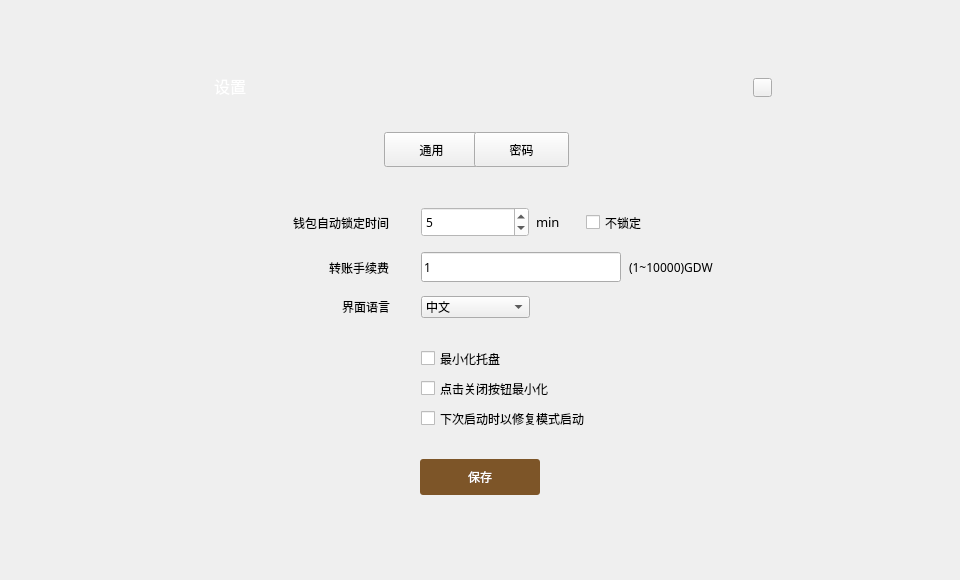
<?xml version="1.0" encoding="UTF-8"?>
<ui version="4.0">
 <class>SetDialog</class>
 <widget class="QDialog" name="SetDialog">
  <property name="geometry">
   <rect>
    <x>0</x>
    <y>0</y>
    <width>960</width>
    <height>580</height>
   </rect>
  </property>
  <property name="font">
   <font>
    <family>微软雅黑</family>
   </font>
  </property>
  <property name="windowTitle">
   <string>Dialog</string>
  </property>
  <property name="styleSheet">
   <string notr="true"/>
  </property>
  <widget class="QWidget" name="widget" native="true">
   <property name="geometry">
    <rect>
     <x>0</x>
     <y>0</y>
     <width>960</width>
     <height>580</height>
    </rect>
   </property>
   <widget class="QWidget" name="containerWidget" native="true">
    <property name="geometry">
     <rect>
      <x>166</x>
      <y>58</y>
      <width>628</width>
      <height>468</height>
     </rect>
    </property>
    <widget class="QLabel" name="label">
     <property name="geometry">
      <rect>
       <x>34</x>
       <y>17</y>
       <width>60</width>
       <height>21</height>
      </rect>
     </property>
     <property name="font">
      <font>
       <family>微软雅黑</family>
       <pointsize>12</pointsize>
       <weight>50</weight>
       <bold>false</bold>
      </font>
     </property>
     <property name="styleSheet">
      <string notr="true">color: rgb(255, 255, 255);</string>
     </property>
     <property name="text">
      <string>设置</string>
     </property>
     <property name="alignment">
      <set>Qt::AlignCenter</set>
     </property>
    </widget>
    <widget class="QToolButton" name="generalBtn">
     <property name="geometry">
      <rect>
       <x>218</x>
       <y>74</y>
       <width>95</width>
       <height>35</height>
      </rect>
     </property>
     <property name="font">
      <font>
       <family>微软雅黑</family>
       <weight>50</weight>
       <bold>false</bold>
      </font>
     </property>
     <property name="cursor">
      <cursorShape>PointingHandCursor</cursorShape>
     </property>
     <property name="styleSheet">
      <string notr="true"/>
     </property>
     <property name="text">
      <string>通用</string>
     </property>
    </widget>
    <widget class="QStackedWidget" name="stackedWidget">
     <property name="geometry">
      <rect>
       <x>0</x>
       <y>130</y>
       <width>628</width>
       <height>338</height>
      </rect>
     </property>
     <property name="currentIndex">
      <number>0</number>
     </property>
     <widget class="QWidget" name="page">
      <widget class="QToolButton" name="saveBtn">
       <property name="geometry">
        <rect>
         <x>254</x>
         <y>271</y>
         <width>120</width>
         <height>36</height>
        </rect>
       </property>
       <property name="font">
        <font>
         <family>微软雅黑</family>
        </font>
       </property>
       <property name="cursor">
        <cursorShape>PointingHandCursor</cursorShape>
       </property>
       <property name="focusPolicy">
        <enum>Qt::NoFocus</enum>
       </property>
       <property name="styleSheet">
        <string notr="true">QToolButton{background-color:rgb(125,85,40);color:#ffffff;border:none;border-radius:3px;}
QToolButton:hover{background-color:rgb(185,150,85);}
</string>
       </property>
       <property name="text">
        <string>保存</string>
       </property>
      </widget>
      <widget class="QLabel" name="label_2">
       <property name="geometry">
        <rect>
         <x>92</x>
         <y>19</y>
         <width>131</width>
         <height>31</height>
        </rect>
       </property>
       <property name="font">
        <font>
         <family>微软雅黑</family>
         <pointsize>9</pointsize>
        </font>
       </property>
       <property name="text">
        <string>钱包自动锁定时间</string>
       </property>
       <property name="alignment">
        <set>Qt::AlignRight|Qt::AlignTrailing|Qt::AlignVCenter</set>
       </property>
      </widget>
      <widget class="QComboBox" name="languageComboBox">
       <property name="geometry">
        <rect>
         <x>255</x>
         <y>108</y>
         <width>109</width>
         <height>22</height>
        </rect>
       </property>
       <property name="font">
        <font>
         <family>微软雅黑</family>
        </font>
       </property>
       <property name="focusPolicy">
        <enum>Qt::NoFocus</enum>
       </property>
       <property name="styleSheet">
        <string notr="true"/>
       </property>
       <item>
        <property name="text">
         <string>中文</string>
        </property>
       </item>
       <item>
        <property name="text">
         <string>English</string>
        </property>
       </item>
      </widget>
      <widget class="QCheckBox" name="nolockCheckBox">
       <property name="geometry">
        <rect>
         <x>420</x>
         <y>24</y>
         <width>101</width>
         <height>21</height>
        </rect>
       </property>
       <property name="font">
        <font>
         <family>微软雅黑</family>
         <pointsize>9</pointsize>
        </font>
       </property>
       <property name="cursor">
        <cursorShape>PointingHandCursor</cursorShape>
       </property>
       <property name="focusPolicy">
        <enum>Qt::NoFocus</enum>
       </property>
       <property name="text">
        <string>不锁定</string>
       </property>
      </widget>
      <widget class="QSpinBox" name="lockTimeSpinBox">
       <property name="geometry">
        <rect>
         <x>255</x>
         <y>19</y>
         <width>108</width>
         <height>30</height>
        </rect>
       </property>
       <property name="font">
        <font>
         <family>微软雅黑</family>
        </font>
       </property>
       <property name="focusPolicy">
        <enum>Qt::StrongFocus</enum>
       </property>
       <property name="styleSheet">
        <string notr="true">background-color: rgb(255, 255, 255);</string>
       </property>
       <property name="readOnly">
        <bool>false</bool>
       </property>
       <property name="minimum">
        <number>0</number>
       </property>
       <property name="maximum">
        <number>60</number>
       </property>
       <property name="value">
        <number>5</number>
       </property>
      </widget>
      <widget class="QLabel" name="label_6">
       <property name="geometry">
        <rect>
         <x>123</x>
         <y>109</y>
         <width>101</width>
         <height>20</height>
        </rect>
       </property>
       <property name="font">
        <font>
         <family>微软雅黑</family>
         <pointsize>9</pointsize>
        </font>
       </property>
       <property name="text">
        <string>界面语言</string>
       </property>
       <property name="alignment">
        <set>Qt::AlignRight|Qt::AlignTrailing|Qt::AlignVCenter</set>
       </property>
      </widget>
      <widget class="QLabel" name="label_3">
       <property name="geometry">
        <rect>
         <x>370</x>
         <y>26</y>
         <width>31</width>
         <height>16</height>
        </rect>
       </property>
       <property name="font">
        <font>
         <family>微软雅黑</family>
         <pointsize>10</pointsize>
        </font>
       </property>
       <property name="text">
        <string>min</string>
       </property>
      </widget>
      <widget class="QCheckBox" name="minimizeCheckBox">
       <property name="geometry">
        <rect>
         <x>255</x>
         <y>160</y>
         <width>171</width>
         <height>21</height>
        </rect>
       </property>
       <property name="font">
        <font>
         <family>微软雅黑</family>
         <pointsize>9</pointsize>
        </font>
       </property>
       <property name="cursor">
        <cursorShape>PointingHandCursor</cursorShape>
       </property>
       <property name="focusPolicy">
        <enum>Qt::NoFocus</enum>
       </property>
       <property name="text">
        <string>最小化托盘</string>
       </property>
      </widget>
      <widget class="QCheckBox" name="closeCheckBox">
       <property name="geometry">
        <rect>
         <x>255</x>
         <y>190</y>
         <width>211</width>
         <height>21</height>
        </rect>
       </property>
       <property name="font">
        <font>
         <family>微软雅黑</family>
         <pointsize>9</pointsize>
        </font>
       </property>
       <property name="cursor">
        <cursorShape>PointingHandCursor</cursorShape>
       </property>
       <property name="focusPolicy">
        <enum>Qt::NoFocus</enum>
       </property>
       <property name="text">
        <string>点击关闭按钮最小化</string>
       </property>
      </widget>
      <widget class="QCheckBox" name="resyncCheckBox">
       <property name="geometry">
        <rect>
         <x>255</x>
         <y>220</y>
         <width>211</width>
         <height>21</height>
        </rect>
       </property>
       <property name="font">
        <font>
         <family>微软雅黑</family>
         <pointsize>9</pointsize>
        </font>
       </property>
       <property name="cursor">
        <cursorShape>PointingHandCursor</cursorShape>
       </property>
       <property name="focusPolicy">
        <enum>Qt::NoFocus</enum>
       </property>
       <property name="text">
        <string>下次启动时以修复模式启动</string>
       </property>
      </widget>
      <widget class="QLabel" name="label_4">
       <property name="geometry">
        <rect>
         <x>92</x>
         <y>64</y>
         <width>131</width>
         <height>31</height>
        </rect>
       </property>
       <property name="font">
        <font>
         <family>微软雅黑</family>
         <pointsize>9</pointsize>
        </font>
       </property>
       <property name="text">
        <string>转账手续费</string>
       </property>
       <property name="alignment">
        <set>Qt::AlignRight|Qt::AlignTrailing|Qt::AlignVCenter</set>
       </property>
      </widget>
      <widget class="QLabel" name="unitLabel2">
       <property name="geometry">
        <rect>
         <x>463</x>
         <y>71</y>
         <width>150</width>
         <height>16</height>
        </rect>
       </property>
       <property name="font">
        <font>
         <family>微软雅黑</family>
        </font>
       </property>
       <property name="styleSheet">
        <string notr="true"/>
       </property>
       <property name="text">
        <string>(1~10000)GDW</string>
       </property>
      </widget>
      <widget class="QLineEdit" name="feeLineEdit">
       <property name="geometry">
        <rect>
         <x>255</x>
         <y>64</y>
         <width>200</width>
         <height>30</height>
        </rect>
       </property>
       <property name="cursor">
        <cursorShape>IBeamCursor</cursorShape>
       </property>
       <property name="contextMenuPolicy">
        <enum>Qt::DefaultContextMenu</enum>
       </property>
       <property name="text">
        <string>1</string>
       </property>
       <property name="maxLength">
        <number>20</number>
       </property>
       <property name="readOnly">
        <bool>false</bool>
       </property>
      </widget>
     </widget>
     <widget class="QWidget" name="page_2">
      <widget class="QLineEdit" name="newPwdLineEdit">
       <property name="geometry">
        <rect>
         <x>245</x>
         <y>74</y>
         <width>195</width>
         <height>30</height>
        </rect>
       </property>
       <property name="font">
        <font>
         <family>微软雅黑</family>
        </font>
       </property>
       <property name="contextMenuPolicy">
        <enum>Qt::DefaultContextMenu</enum>
       </property>
       <property name="echoMode">
        <enum>QLineEdit::Password</enum>
       </property>
      </widget>
      <widget class="QLineEdit" name="confirmPwdLineEdit">
       <property name="geometry">
        <rect>
         <x>245</x>
         <y>129</y>
         <width>195</width>
         <height>30</height>
        </rect>
       </property>
       <property name="font">
        <font>
         <family>微软雅黑</family>
        </font>
       </property>
       <property name="contextMenuPolicy">
        <enum>Qt::DefaultContextMenu</enum>
       </property>
       <property name="echoMode">
        <enum>QLineEdit::Password</enum>
       </property>
      </widget>
      <widget class="QToolButton" name="confirmBtn">
       <property name="geometry">
        <rect>
         <x>254</x>
         <y>214</y>
         <width>120</width>
         <height>36</height>
        </rect>
       </property>
       <property name="font">
        <font/>
       </property>
       <property name="cursor">
        <cursorShape>PointingHandCursor</cursorShape>
       </property>
       <property name="focusPolicy">
        <enum>Qt::NoFocus</enum>
       </property>
       <property name="styleSheet">
        <string notr="true">QToolButton{background-color:rgb(125,85,40);color:#ffffff;border:none;border-radius:3px;}
QToolButton:hover{background-color:rgb(185,150,85);}
</string>
       </property>
       <property name="text">
        <string>保存</string>
       </property>
      </widget>
      <widget class="QLabel" name="label_7">
       <property name="geometry">
        <rect>
         <x>160</x>
         <y>134</y>
         <width>61</width>
         <height>16</height>
        </rect>
       </property>
       <property name="font">
        <font>
         <family>微软雅黑</family>
         <stylestrategy>PreferDefault</stylestrategy>
        </font>
       </property>
       <property name="text">
        <string>再次输入：</string>
       </property>
       <property name="alignment">
        <set>Qt::AlignRight|Qt::AlignTrailing|Qt::AlignVCenter</set>
       </property>
      </widget>
      <widget class="QLabel" name="tipLabel3">
       <property name="geometry">
        <rect>
         <x>450</x>
         <y>24</y>
         <width>151</width>
         <height>16</height>
        </rect>
       </property>
       <property name="styleSheet">
        <string notr="true">color: rgb(255, 0, 0);</string>
       </property>
       <property name="text">
        <string/>
       </property>
      </widget>
      <widget class="QLabel" name="label_8">
       <property name="geometry">
        <rect>
         <x>160</x>
         <y>24</y>
         <width>61</width>
         <height>16</height>
        </rect>
       </property>
       <property name="font">
        <font>
         <family>微软雅黑</family>
         <stylestrategy>PreferDefault</stylestrategy>
        </font>
       </property>
       <property name="text">
        <string>旧密码：</string>
       </property>
       <property name="alignment">
        <set>Qt::AlignRight|Qt::AlignTrailing|Qt::AlignVCenter</set>
       </property>
      </widget>
      <widget class="QLabel" name="tipLabel2">
       <property name="geometry">
        <rect>
         <x>450</x>
         <y>134</y>
         <width>151</width>
         <height>16</height>
        </rect>
       </property>
       <property name="styleSheet">
        <string notr="true">color: rgb(255, 0, 0);</string>
       </property>
       <property name="text">
        <string/>
       </property>
      </widget>
      <widget class="QLabel" name="label_9">
       <property name="geometry">
        <rect>
         <x>160</x>
         <y>79</y>
         <width>61</width>
         <height>16</height>
        </rect>
       </property>
       <property name="font">
        <font>
         <family>微软雅黑</family>
         <stylestrategy>PreferDefault</stylestrategy>
        </font>
       </property>
       <property name="text">
        <string>新密码：</string>
       </property>
       <property name="alignment">
        <set>Qt::AlignRight|Qt::AlignTrailing|Qt::AlignVCenter</set>
       </property>
      </widget>
      <widget class="QLabel" name="tipLabel">
       <property name="geometry">
        <rect>
         <x>450</x>
         <y>79</y>
         <width>151</width>
         <height>16</height>
        </rect>
       </property>
       <property name="styleSheet">
        <string notr="true">color: rgb(255, 0, 0);</string>
       </property>
       <property name="text">
        <string/>
       </property>
      </widget>
      <widget class="QLineEdit" name="oldPwdLineEdit">
       <property name="geometry">
        <rect>
         <x>245</x>
         <y>19</y>
         <width>195</width>
         <height>30</height>
        </rect>
       </property>
       <property name="font">
        <font>
         <family>微软雅黑</family>
        </font>
       </property>
       <property name="contextMenuPolicy">
        <enum>Qt::DefaultContextMenu</enum>
       </property>
       <property name="echoMode">
        <enum>QLineEdit::Password</enum>
       </property>
      </widget>
     </widget>
    </widget>
    <widget class="QToolButton" name="closeBtn">
     <property name="geometry">
      <rect>
       <x>587</x>
       <y>20</y>
       <width>19</width>
       <height>19</height>
      </rect>
     </property>
     <property name="cursor">
      <cursorShape>PointingHandCursor</cursorShape>
     </property>
     <property name="focusPolicy">
      <enum>Qt::NoFocus</enum>
     </property>
     <property name="text">
      <string/>
     </property>
    </widget>
    <widget class="QToolButton" name="safeBtn">
     <property name="geometry">
      <rect>
       <x>308</x>
       <y>74</y>
       <width>95</width>
       <height>35</height>
      </rect>
     </property>
     <property name="font">
      <font>
       <weight>50</weight>
       <bold>false</bold>
      </font>
     </property>
     <property name="cursor">
      <cursorShape>PointingHandCursor</cursorShape>
     </property>
     <property name="styleSheet">
      <string notr="true"/>
     </property>
     <property name="text">
      <string>密码</string>
     </property>
    </widget>
    <widget class="QLabel" name="titleLabel">
     <property name="geometry">
      <rect>
       <x>0</x>
       <y>0</y>
       <width>628</width>
       <height>50</height>
      </rect>
     </property>
     <property name="text">
      <string/>
     </property>
    </widget>
    <zorder>titleLabel</zorder>
    <zorder>label</zorder>
    <zorder>generalBtn</zorder>
    <zorder>stackedWidget</zorder>
    <zorder>closeBtn</zorder>
    <zorder>safeBtn</zorder>
   </widget>
  </widget>
 </widget>
 <tabstops>
  <tabstop>oldPwdLineEdit</tabstop>
  <tabstop>newPwdLineEdit</tabstop>
  <tabstop>confirmPwdLineEdit</tabstop>
  <tabstop>lockTimeSpinBox</tabstop>
  <tabstop>generalBtn</tabstop>
  <tabstop>safeBtn</tabstop>
 </tabstops>
 <resources/>
 <connections/>
</ui>
